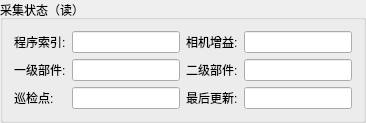
              <widget class="QGroupBox" name="groupBox_Collect_Status">
               <property name="title">
                <string>采集状态（读）</string>
               </property>
               <layout class="QGridLayout" name="gridLayout_26">
                <item row="0" column="5">
                 <widget class="QLineEdit" name="r_Pre_Scan_120_Gain">
                  <property name="sizePolicy">
                   <sizepolicy hsizetype="Preferred" vsizetype="Fixed">
                    <horstretch>0</horstretch>
                    <verstretch>0</verstretch>
                   </sizepolicy>
                  </property>
                  <property name="maximumSize">
                   <size>
                    <width>16777215</width>
                    <height>16777215</height>
                   </size>
                  </property>
                  <property name="readOnly">
                   <bool>true</bool>
                  </property>
                 </widget>
                </item>
                <item row="2" column="3">
                 <widget class="QLineEdit" name="r_Pre_Scan_120_Point">
                  <property name="sizePolicy">
                   <sizepolicy hsizetype="Preferred" vsizetype="Fixed">
                    <horstretch>0</horstretch>
                    <verstretch>0</verstretch>
                   </sizepolicy>
                  </property>
                  <property name="readOnly">
                   <bool>true</bool>
                  </property>
                 </widget>
                </item>
                <item row="1" column="5">
                 <widget class="QLineEdit" name="r_Pre_Scan_120_Part2">
                  <property name="sizePolicy">
                   <sizepolicy hsizetype="Preferred" vsizetype="Fixed">
                    <horstretch>0</horstretch>
                    <verstretch>0</verstretch>
                   </sizepolicy>
                  </property>
                  <property name="readOnly">
                   <bool>true</bool>
                  </property>
                 </widget>
                </item>
                <item row="2" column="4">
                 <widget class="QLabel" name="label_120_LastUpdate">
                  <property name="sizePolicy">
                   <sizepolicy hsizetype="Maximum" vsizetype="Preferred">
                    <horstretch>0</horstretch>
                    <verstretch>0</verstretch>
                   </sizepolicy>
                  </property>
                  <property name="text">
                   <string>最后更新:</string>
                  </property>
                 </widget>
                </item>
                <item row="0" column="0">
                 <widget class="QLabel" name="label_120_Prog">
                  <property name="sizePolicy">
                   <sizepolicy hsizetype="Maximum" vsizetype="Preferred">
                    <horstretch>0</horstretch>
                    <verstretch>0</verstretch>
                   </sizepolicy>
                  </property>
                  <property name="text">
                   <string>程序索引:</string>
                  </property>
                 </widget>
                </item>
                <item row="1" column="4">
                 <widget class="QLabel" name="label_120_Part2">
                  <property name="sizePolicy">
                   <sizepolicy hsizetype="Maximum" vsizetype="Preferred">
                    <horstretch>0</horstretch>
                    <verstretch>0</verstretch>
                   </sizepolicy>
                  </property>
                  <property name="text">
                   <string>二级部件:</string>
                  </property>
                 </widget>
                </item>
                <item row="2" column="0">
                 <widget class="QLabel" name="label_120_Point">
                  <property name="sizePolicy">
                   <sizepolicy hsizetype="Maximum" vsizetype="Preferred">
                    <horstretch>0</horstretch>
                    <verstretch>0</verstretch>
                   </sizepolicy>
                  </property>
                  <property name="text">
                   <string>巡检点:</string>
                  </property>
                 </widget>
                </item>
                <item row="2" column="5">
                 <widget class="QLineEdit" name="Pre_Scan_120_LastUpdate">
                  <property name="sizePolicy">
                   <sizepolicy hsizetype="Preferred" vsizetype="Fixed">
                    <horstretch>0</horstretch>
                    <verstretch>0</verstretch>
                   </sizepolicy>
                  </property>
                  <property name="maximumSize">
                   <size>
                    <width>16777215</width>
                    <height>16777215</height>
                   </size>
                  </property>
                  <property name="readOnly">
                   <bool>true</bool>
                  </property>
                 </widget>
                </item>
                <item row="1" column="3">
                 <widget class="QLineEdit" name="r_Pre_Scan_120_Part1">
                  <property name="sizePolicy">
                   <sizepolicy hsizetype="Preferred" vsizetype="Fixed">
                    <horstretch>0</horstretch>
                    <verstretch>0</verstretch>
                   </sizepolicy>
                  </property>
                  <property name="readOnly">
                   <bool>true</bool>
                  </property>
                 </widget>
                </item>
                <item row="0" column="3">
                 <widget class="QLineEdit" name="r_Pre_Scan_120_currentWheelset">
                  <property name="sizePolicy">
                   <sizepolicy hsizetype="Preferred" vsizetype="Fixed">
                    <horstretch>0</horstretch>
                    <verstretch>0</verstretch>
                   </sizepolicy>
                  </property>
                  <property name="readOnly">
                   <bool>true</bool>
                  </property>
                 </widget>
                </item>
                <item row="0" column="4">
                 <widget class="QLabel" name="label_120_Gain">
                  <property name="sizePolicy">
                   <sizepolicy hsizetype="Maximum" vsizetype="Preferred">
                    <horstretch>0</horstretch>
                    <verstretch>0</verstretch>
                   </sizepolicy>
                  </property>
                  <property name="text">
                   <string>相机增益:</string>
                  </property>
                 </widget>
                </item>
                <item row="1" column="0">
                 <widget class="QLabel" name="label_120_Part1">
                  <property name="sizePolicy">
                   <sizepolicy hsizetype="Maximum" vsizetype="Preferred">
                    <horstretch>0</horstretch>
                    <verstretch>0</verstretch>
                   </sizepolicy>
                  </property>
                  <property name="text">
                   <string>一级部件:</string>
                  </property>
                 </widget>
                </item>
               </layout>
              </widget>
